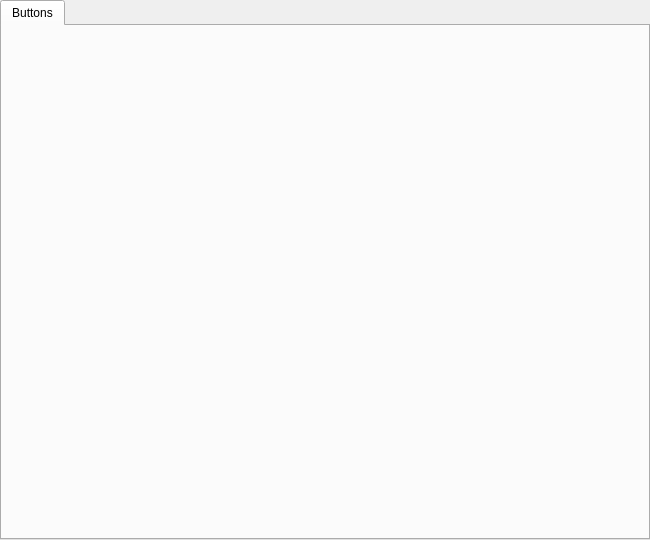
<?xml version="1.0" encoding="UTF-8"?>
<ui version="4.0">
 <class>tabWidget</class>
 <widget class="QTabWidget" name="tabWidget">
  <property name="geometry">
   <rect>
    <x>0</x>
    <y>0</y>
    <width>650</width>
    <height>540</height>
   </rect>
  </property>
  <property name="windowTitle">
   <string>TabWidget</string>
  </property>
  <property name="tabShape">
   <enum>QTabWidget::Rounded</enum>
  </property>
  <property name="currentIndex">
   <number>0</number>
  </property>
  <property name="usesScrollButtons">
   <bool>false</bool>
  </property>
  <property name="tabsClosable">
   <bool>false</bool>
  </property>
  <widget class="QWidget" name="tab_4">
   <attribute name="title">
    <string>Buttons</string>
   </attribute>
   <layout class="QVBoxLayout" name="verticalLayout_5">
    <item>
     <widget class="QWidget" name="buttCtrl" native="true"/>
    </item>
   </layout>
  </widget>
 </widget>
 <resources/>
 <connections/>
</ui>
